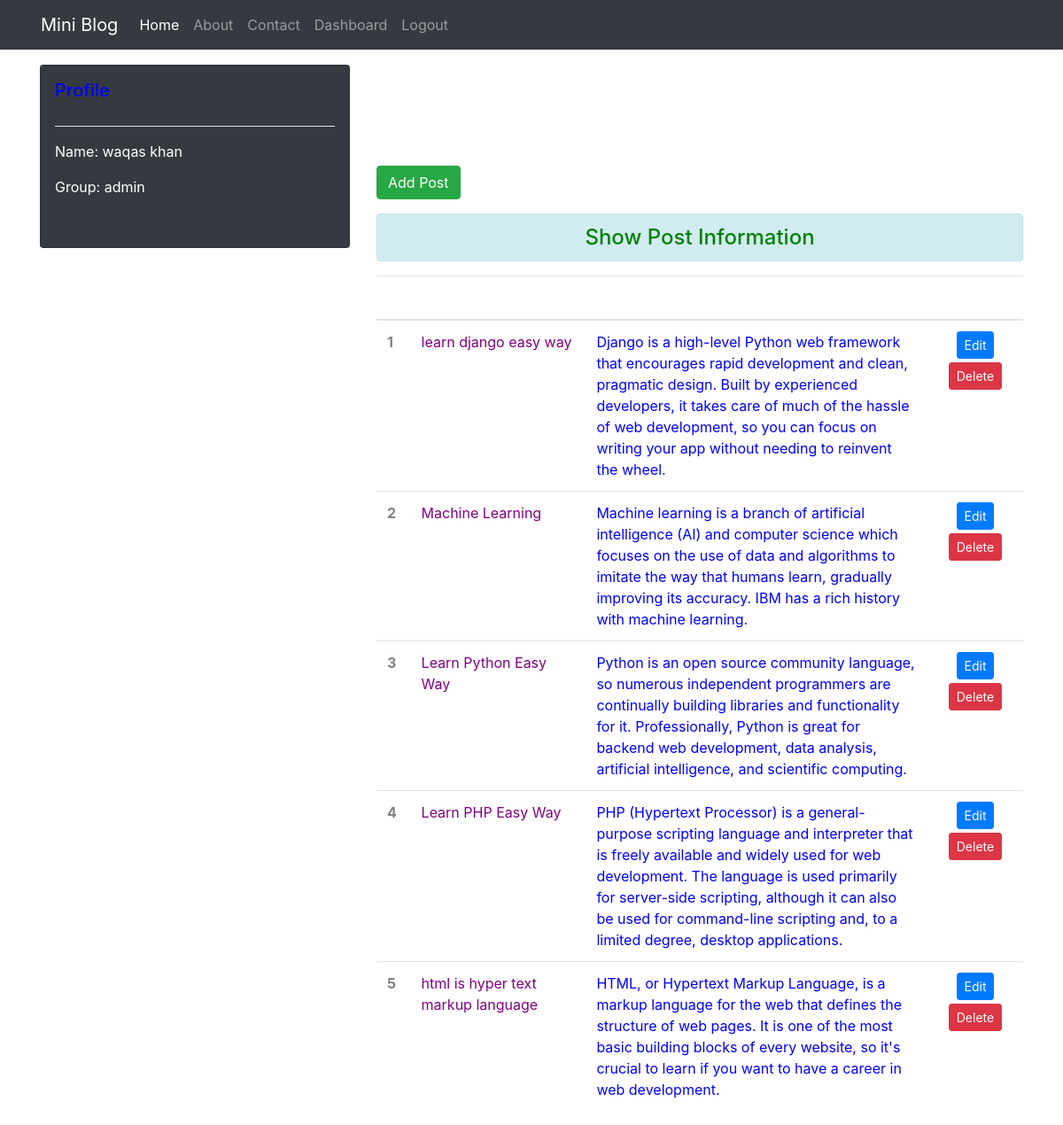
The page /dashboard/ (signed in) on the database its author committed.
### blog/models.py (models this page shows)
class post(models.Model):
    title = models.CharField(max_length=150)
    description = RichTextField()

### blog/views.py (the view)
# urls.py: path('dashboard/',views.dashboard,name='dashboard'),
def dashboard(request):
    if request.user.is_authenticated:
     posts = post.objects.all()
     user = request.user
     full_name = user.get_full_name()
     gps = user.groups.all()
     return render(request, 'blog/dashboard.html',{'posts':posts,'full_name':full_name,'groups':gps})
    else:
     return HttpResponseRedirect('/login/')

### blog/templates/blog/dashboard.html (shortened to what this page needs)
{% extends 'blog/base.html' %}
{% load static %}
{% block side %}
    <div class="col-sm-12 col-md-4 my-3">
        <div class="card bg-dark text-white p-3">
            <h5 class="card-title" style="color: blue">Profile</h5>
            <hr class="bg-white">
            <div class="mb-4">
                <p>Name: {{ full_name }}</p>
                {% for group in groups %}
                    <p>Group: {{ group.name }}</p>
                {% endfor %}
            </div>
        </div>
    </div>
{% endblock side %}
{% block content %}
       <div class="col-sm-12 col-md-8">
        <h3 class="text-white my-5">Dashboard page</h3>
        <a href="{% url 'addpost' %}" class='btn btn-success'>Add Post</a>
        <h4 class="text-center alert alert-info mt-3" style="color: green">Show Post Information</h4>
        {% if posts %}
            <table class="table table-hover bg-btn-black">
                <thead>
                    <thead>
                        <tr class="text-center">
                            <th scope="col" style="width:2%">Id</th>
                            <th scope="col" style="width:28%">Title</th>
                            <th scope="col" style="width:55%">Description</th>
                            <th scope="col" style="width:15%">Action</th>
                        </tr>
                    </thead>
                    <tbody>
                        {% for post in posts %}
                            <tr>
                                <th scope="row" style="color: gray">{{ forloop.counter }}</th>
                                <td style="color: purple">{{ post.title }}</td>
                                <td style="color: blue">{{ post.description }}</td>
                                <td class="text-center">
                                    <a href="{% url 'updatepost' post.id %}" class="btn btn-primary btn-sm mb-1">Edit</a>
                                    {% if perms.blog.delete_post %}
                                        <button type="button" class="btn btn-danger btn-sm" data-toggle="modal" data-target="#deleteModal{{ post.id }}">
                                            Delete
                                        </button>
                                    {% endif %}
                                </td>
                            </tr>
                        {% endfor %}
                    </tbody>
            </table>
        {% else %}
            <h4 class="text-center alert alert-warning">NO RECORDS</h4>
        {% endif %}
    </div>
{% endblock content %}

### blog/static/blog/css/style.css (style rules this page uses)
body { background-color: white; color: white; }

### rows shown on the page
post: title "learn django easy way", description "Django is a high-level Python web framework that encourages rapid development and clean, pragmatic design. Built by experienced developers, it takes care of much of the hassle of web development, so you can focus on writing your app without needing to reinvent the wheel."
post: title "Machine Learning", description "Machine learning is a branch of artificial intelligence (AI) and computer science which focuses on the use of data and algorithms to imitate the way that humans learn, gradually improving its accuracy. IBM has a rich history with machine learning."
post: title "Learn Python Easy Way", description "Python is an open source community language, so numerous independent programmers are continually building libraries and functionality for it. Professionally, Python is great for backend web development, data analysis, artificial intelligence, and scientific computing."
post: title "Learn PHP Easy Way", description "PHP (Hypertext Processor) is a general-purpose scripting language and interpreter that is freely available and widely used for web development. The language is used primarily for server-side scripting, although it can also be used for command-line scripting and, to a limited degree, desktop applications."
post: title "html is hyper text markup language", description "HTML, or Hypertext Markup Language, is a markup language for the web that defines the structure of web pages. It is one of the most basic building blocks of every website, so it's crucial to learn if you want to have a career in web development."

### other values the page prints
{{ full_name }} "waqas khan"
{{ group.name }} "admin"
